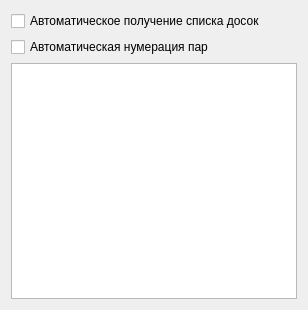
<?xml version="1.0" encoding="UTF-8"?>
<ui version="4.0">
 <class>EditDslamBoardListPageWidget</class>
 <widget class="QWidget" name="EditDslamBoardListPageWidget">
  <property name="geometry">
   <rect>
    <x>0</x>
    <y>0</y>
    <width>308</width>
    <height>310</height>
   </rect>
  </property>
  <property name="windowTitle">
   <string>Form</string>
  </property>
  <layout class="QVBoxLayout" name="verticalLayout">
   <item>
    <widget class="QCheckBox" name="autoUpdateBoardListCheckBox">
     <property name="text">
      <string>Автоматическое получение списка досок</string>
     </property>
    </widget>
   </item>
   <item>
    <widget class="QCheckBox" name="autoNumeringPairCheckBox">
     <property name="text">
      <string>Автоматическая нумерация пар</string>
     </property>
    </widget>
   </item>
   <item>
    <widget class="QTableView" name="editDslamBoardListTableView">
     <property name="contextMenuPolicy">
      <enum>Qt::CustomContextMenu</enum>
     </property>
     <property name="alternatingRowColors">
      <bool>true</bool>
     </property>
     <property name="selectionMode">
      <enum>QAbstractItemView::SingleSelection</enum>
     </property>
    </widget>
   </item>
  </layout>
  <action name="getBoardListAction">
   <property name="text">
    <string>Запрос досок с дслама</string>
   </property>
   <property name="toolTip">
    <string>Запрос досок с дслама</string>
   </property>
  </action>
  <action name="editBoardAction">
   <property name="icon">
    <iconset>
     <normalon>:/images/edit.png</normalon>
    </iconset>
   </property>
   <property name="text">
    <string>Редактировать</string>
   </property>
   <property name="toolTip">
    <string>Редактировать</string>
   </property>
  </action>
  <action name="removeBoardAction">
   <property name="icon">
    <iconset>
     <normalon>:/images/remove.png</normalon>
    </iconset>
   </property>
   <property name="text">
    <string>Удалить</string>
   </property>
   <property name="toolTip">
    <string>Удалить</string>
   </property>
  </action>
  <action name="renumeringBoardPairsAction">
   <property name="text">
    <string>Пронумеровать пары</string>
   </property>
   <property name="toolTip">
    <string>Пронумеровать пары</string>
   </property>
  </action>
 </widget>
 <resources/>
 <connections/>
</ui>
